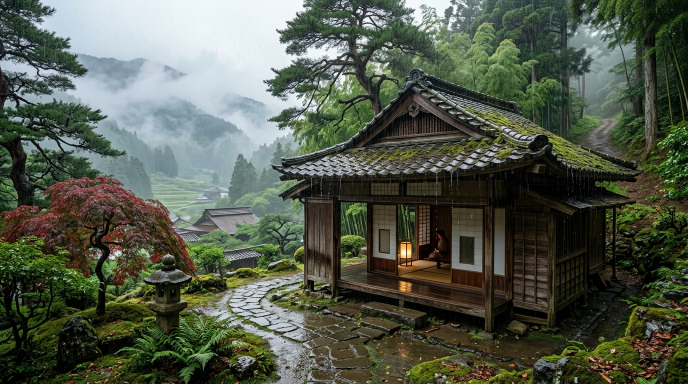
#> input picture thumbnail/nature_options/old_style_1_kyoto_edo_tea_house.jpg, 1376 x 768 px, found by its file name (shown at 1/2 size)
$ python make_historic_old_styles_sheet.py
#> lines starting #> are read from the running program, lines starting #| are printed output that depends on the picture
import cv2
import numpy as np
import shutil
import os

brain = r"C:\Users\DELL\.gemini\antigravity\brain\fee49f33-6e4e-4c5b-ae69-9c38ad6288a6"
dst_dir = r"C:\Users\DELL\.gemini\antigravity\scratch\auto_lyric_video\thumbnail\nature_options"
os.makedirs(dst_dir, exist_ok=True)

files = [
    ("old_style_japan_edo_tea_house_rain_1793609128004.jpg", "old_style_1_kyoto_edo_tea_house.jpg", "1. Edo-Period Kyoto Tea House (Japan)"),
    ("old_style_japan_shirakawago_thatched_rain_1793609147891.jpg", "old_style_2_shirakawago_thatched_house.jpg", "2. Shirakawa-go Thatched Farmhouse (Japan)"),
    ("old_style_korean_historic_hanok_rain_1793609166604.jpg", "old_style_3_joseon_historic_hanok.jpg", "3. Joseon-Era Historic Mountain Hanok (Korea)")
]

cell_w, cell_h = 640, 360
cards = []

for src_name, dst_name, title in files:
    src_fp = os.path.join(brain, src_name)
    dst_fp = os.path.join(dst_dir, dst_name)
    shutil.copy2(src_fp, dst_fp)

    img = cv2.imread(dst_fp)
#> img is the input picture: shape (768, 1376, 3); mean B, G, R 75.9, 90.3, 83.5
    resized = cv2.resize(img, (cell_w, cell_h))
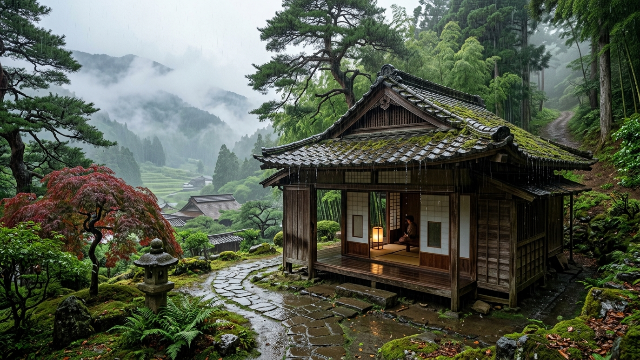
#> resized: shape (360, 640, 3); mean B, G, R 75.7, 90.2, 83.4

    # Clean header banner
    cv2.rectangle(resized, (0, 0), (cell_w, 45), (15, 20, 28), -1)
    cv2.putText(resized, title, (15, 30), cv2.FONT_HERSHEY_SIMPLEX, 0.62, (0, 255, 255), 1, cv2.LINE_AA)
    cv2.rectangle(resized, (0, 0), (cell_w, cell_h), (50, 70, 90), 2)
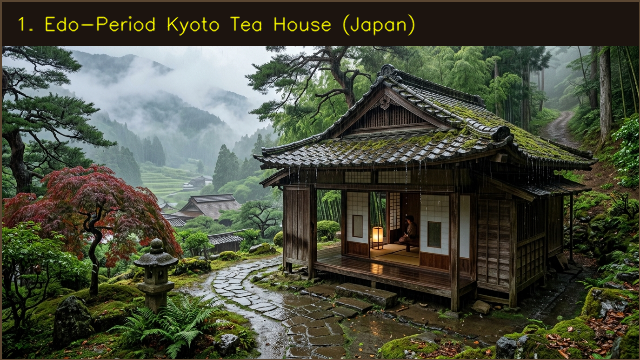
#> resized: shape (360, 640, 3); mean B, G, R 60.1, 75.7, 72
    cards.append(resized)
#> pass 2 of the loop `for src_name, dst_name, title in files:`:
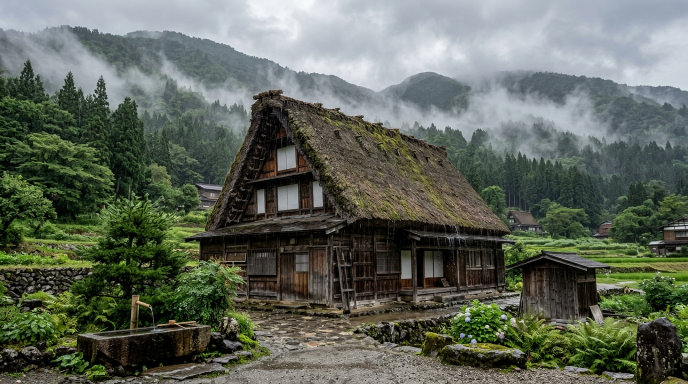
#> input picture thumbnail/nature_options/old_style_2_shirakawago_thatched_house.jpg, 1376 x 768 px, found by its file name (shown at 1/2 size)
#> img is the input picture: shape (768, 1376, 3); mean B, G, R 90.1, 102.1, 95.3
#> `resized = cv2.resize(img, (cell_w, cell_h))`:
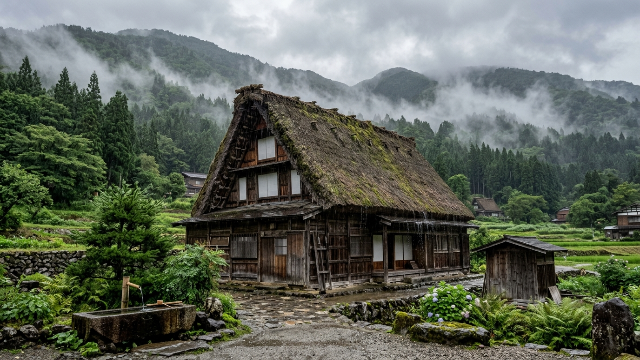
#> resized: shape (360, 640, 3); mean B, G, R 90, 101.9, 95.2
#> `cv2.rectangle(resized, (0, 0), (cell_w, cell_h), (50, 70, 90), 2)`:
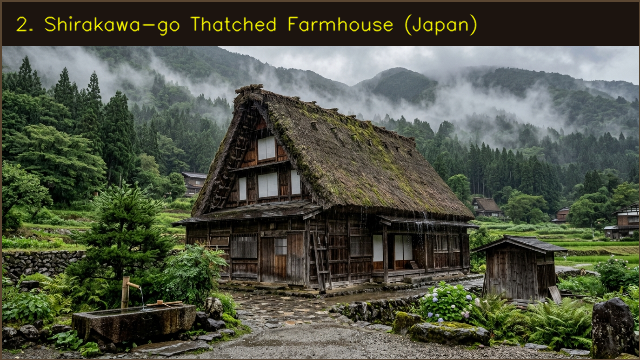
#> resized: shape (360, 640, 3); mean B, G, R 66.8, 82, 77.6
#> pass 3 of the loop `for src_name, dst_name, title in files:`:
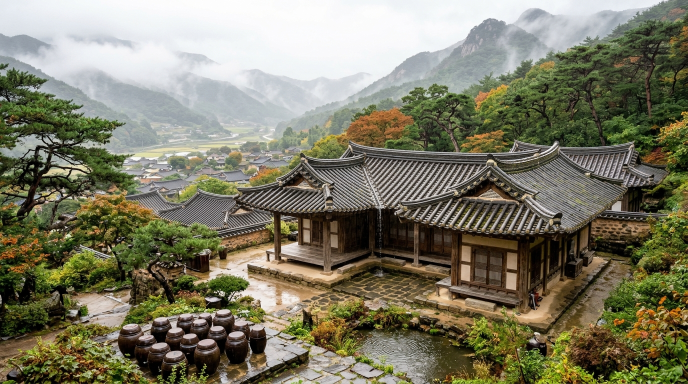
#> input picture thumbnail/nature_options/old_style_3_joseon_historic_hanok.jpg, 1376 x 768 px, found by its file name (shown at 1/2 size)
#> img is the input picture: shape (768, 1376, 3); mean B, G, R 101.7, 122.7, 125
#> `resized = cv2.resize(img, (cell_w, cell_h))`:
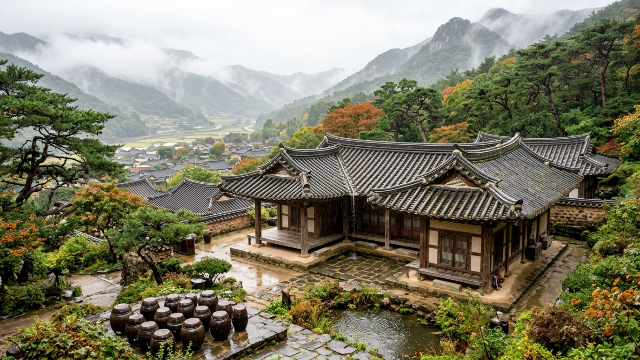
#> resized: shape (360, 640, 3); mean B, G, R 101.6, 122.5, 124.9
#> `cv2.rectangle(resized, (0, 0), (cell_w, cell_h), (50, 70, 90), 2)`:
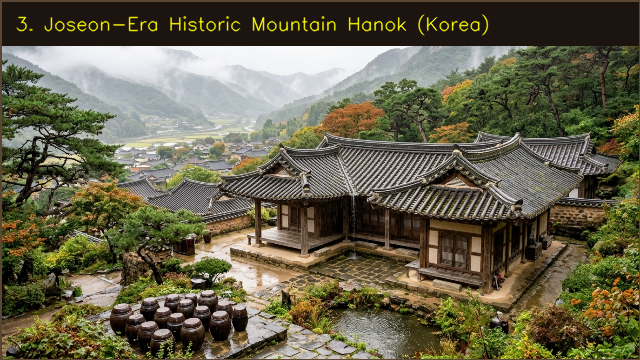
#> resized: shape (360, 640, 3); mean B, G, R 75.4, 98.5, 102.4

sheet = np.hstack(cards) # 1920 x 360
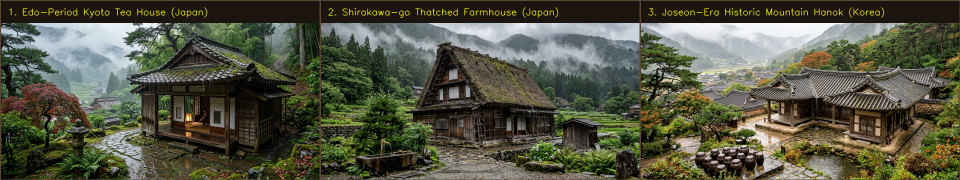
#> sheet: shape (360, 1920, 3) (shown at 1/2 size); mean of channels 0, 1, 2 67.4, 85.4, 84; drawn as B, G, R
out_sheet = os.path.join(dst_dir, "contact_sheet_3_historic_old_styles.jpg")
cv2.imwrite(out_sheet, sheet)
shutil.copy2(out_sheet, os.path.join(brain, "contact_sheet_3_historic_old_styles.jpg"))

print("Created 3 Historic Old Styles comparison sheet:", out_sheet)
